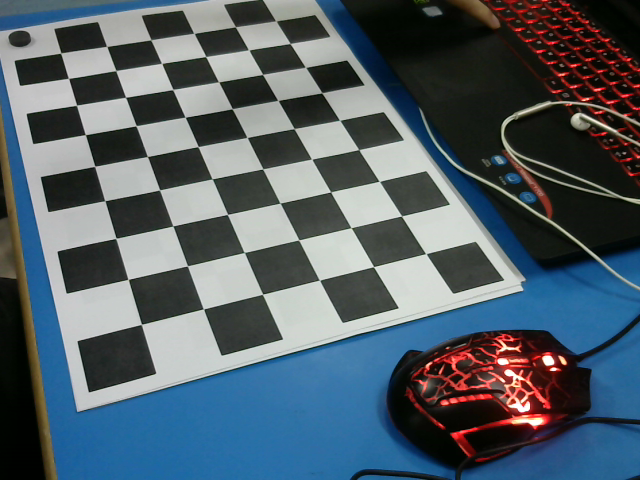
#> input picture chessboard-R0.png, 640 x 480 px
$ python Main_Stereo_Vision_Prog.py   (older library calls are emulated)
#> lines starting #> are read from the running program, lines starting #| are printed output that depends on the picture
#      ▄▀▄     ▄▀▄
#     ▄█░░▀▀▀▀▀░░█▄
# ▄▄  █░░░░░░░░░░░█  ▄▄
#█▄▄█ █░░▀░░┬░░▀░░█ █▄▄█

###################################
##### Authors:                #####
##### Stephane Vujasinovic    #####
##### Frederic Uhrweiller     #####
#####                         #####
##### Creation: 2017          #####
###################################


#***********************
#**** Main Programm ****
#***********************


# Package importation
import numpy as np
import cv2
from openpyxl import Workbook # Used for writing data into an Excel file
from sklearn.preprocessing import normalize

# Filtering
kernel= np.ones((3,3),np.uint8)

def coords_mouse_disp(event,x,y,flags,param):
    if event == cv2.EVENT_LBUTTONDBLCLK:
        #print x,y,disp[y,x],filteredImg[y,x]
        average=0
        for u in range (-1,2):
            for v in range (-1,2):
                average += disp[y+u,x+v]
        average=average/9
        Distance= -593.97*average**(3) + 1506.8*average**(2) - 1373.1*average + 522.06
        Distance= np.around(Distance*0.01,decimals=2)
        print('Distance: '+ str(Distance)+' m')

# [12 lines of commented-out code are left out]
wb=Workbook()
ws=wb.active

#*************************************************
#***** Parameters for Distortion Calibration *****
#*************************************************

# Termination criteria
criteria =(cv2.TERM_CRITERIA_EPS + cv2.TERM_CRITERIA_MAX_ITER, 30, 0.001)
criteria_stereo= (cv2.TERM_CRITERIA_EPS + cv2.TERM_CRITERIA_MAX_ITER, 30, 0.001)

# Prepare object points
objp = np.zeros((9*6,3), np.float32)
objp[:,:2] = np.mgrid[0:9,0:6].T.reshape(-1,2)

# Arrays to store object points and image points from all images
objpoints= []   # 3d points in real world space
imgpointsR= []   # 2d points in image plane
imgpointsL= []

# Start calibration from the camera
print('Starting calibration for the 2 cameras... ')
# Call all saved images
for i in range(0,18):   # Put the amount of pictures you have taken for the calibration inbetween range(0,?) wenn starting from the image number 0
    t= str(i)
    ImaR= cv2.imread('chessboard-R'+t+'.png',0)    # Right side
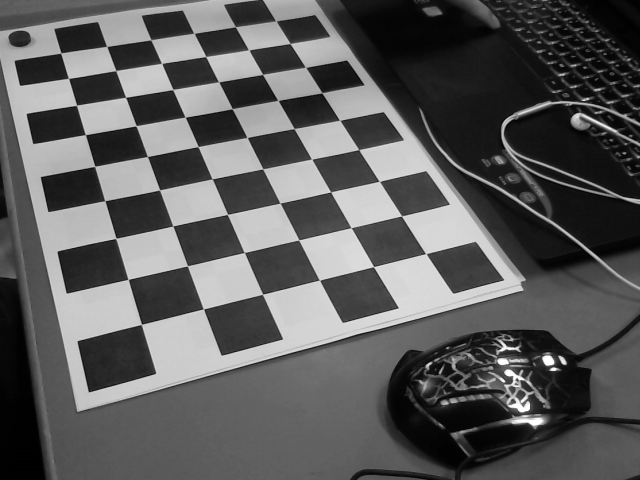
#> ImaR: shape (480, 640); min 0, max 255, mean 91.4
    ImaL= cv2.imread('chessboard-L'+t+'.png',0)    # Left side
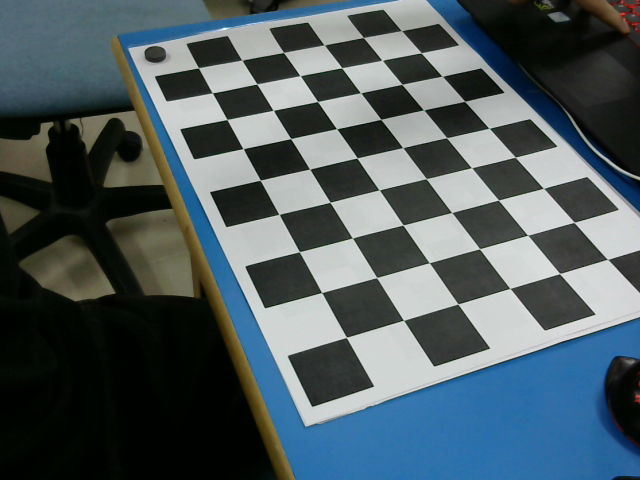
#> input picture chessboard-L0.png, 640 x 480 px
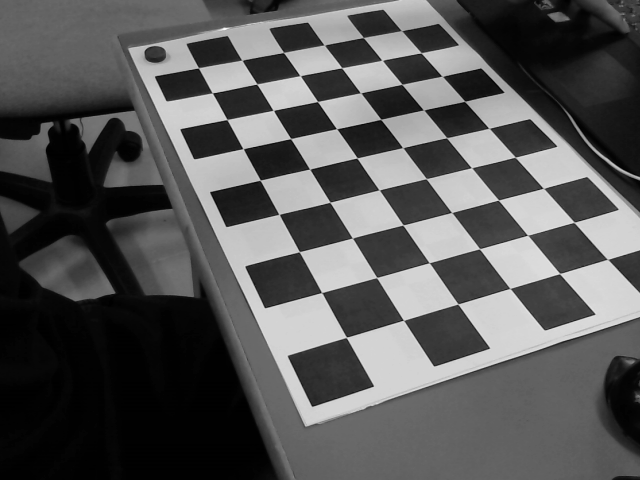
#> ImaL: shape (480, 640); min 0, max 249, mean 86.7

    '''
    IMG = cv2.imread('chessboard-R1.png',0)
    cv2.imshow('IMG', IMG)


    cv2.imshow('ImaR',ImaR)
    cv2.imshow('ImaL',ImaL)
    '''

    ChessImaR = cv2.GaussianBlur(ImaR, (5,5),0)
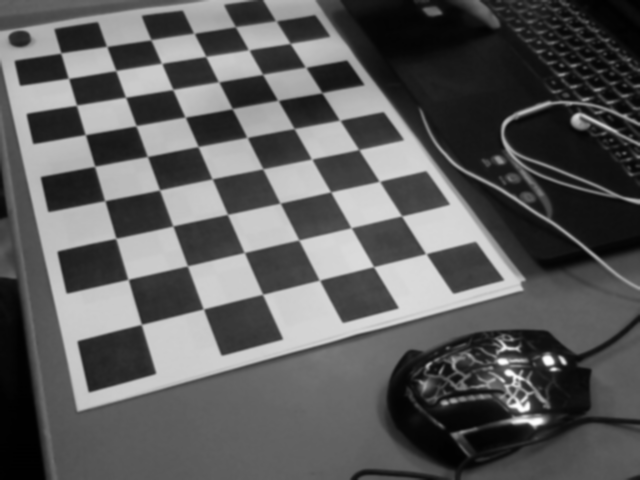
#> ChessImaR: shape (480, 640); min 0, max 254, mean 91.4
    ChessImaL = cv2.GaussianBlur(ImaL, (5,5),0)

    retR, cornersR = cv2.findChessboardCorners(ChessImaR,(9,6),None)  # Define the number of chees corners we are looking for
#> retR = True; cornersR = 54 rows, first 8: [141.4, 324.4], [128.2, 279.5], [115.8, 238.2], [104.9, 200.8], [94.7, 166.4], [85.32, 134.6], [76.47, 105.3], [68.58, 78.41]
    retL, cornersL = cv2.findChessboardCorners(ChessImaL,(9,6),None)  # Left side
#> retL = True; cornersL = 54 rows, first 8: [346.3, 337.4], [321.8, 292.6], [299.3, 251.7], [279.2, 214.4], [260.2, 180.1], [243.1, 148.7], [227, 119.5], [212.3, 92.88]
    if (True == retR) & (True == retL):
        objpoints.append(objp)
        cv2.cornerSubPix(ChessImaR,cornersR,(11,11),(-1,-1),criteria)
        cv2.cornerSubPix(ChessImaL,cornersL,(11,11),(-1,-1),criteria)
        imgpointsR.append(cornersR)
        imgpointsL.append(cornersL)
#> pass 2 of the loop `for i in range(0,18):`:
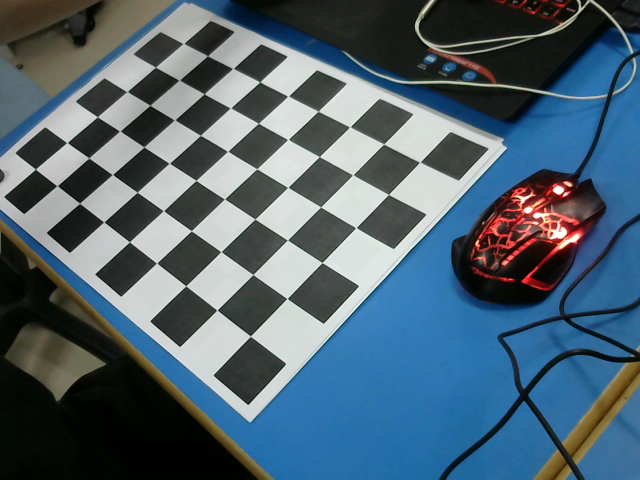
#> input picture chessboard-R1.png, 640 x 480 px
#> `ImaR= cv2.imread('chessboard-R'+t+'.png',0)`:
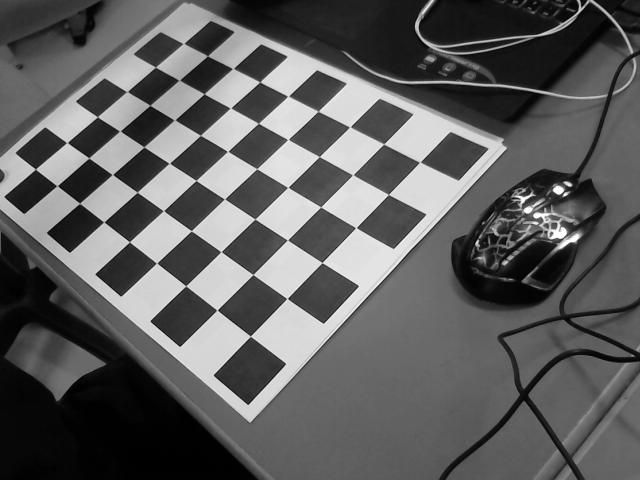
#> ImaR: shape (480, 640); min 0, max 255, mean 94
#> (the run stopped early here; a loop or call above may not have finished)
